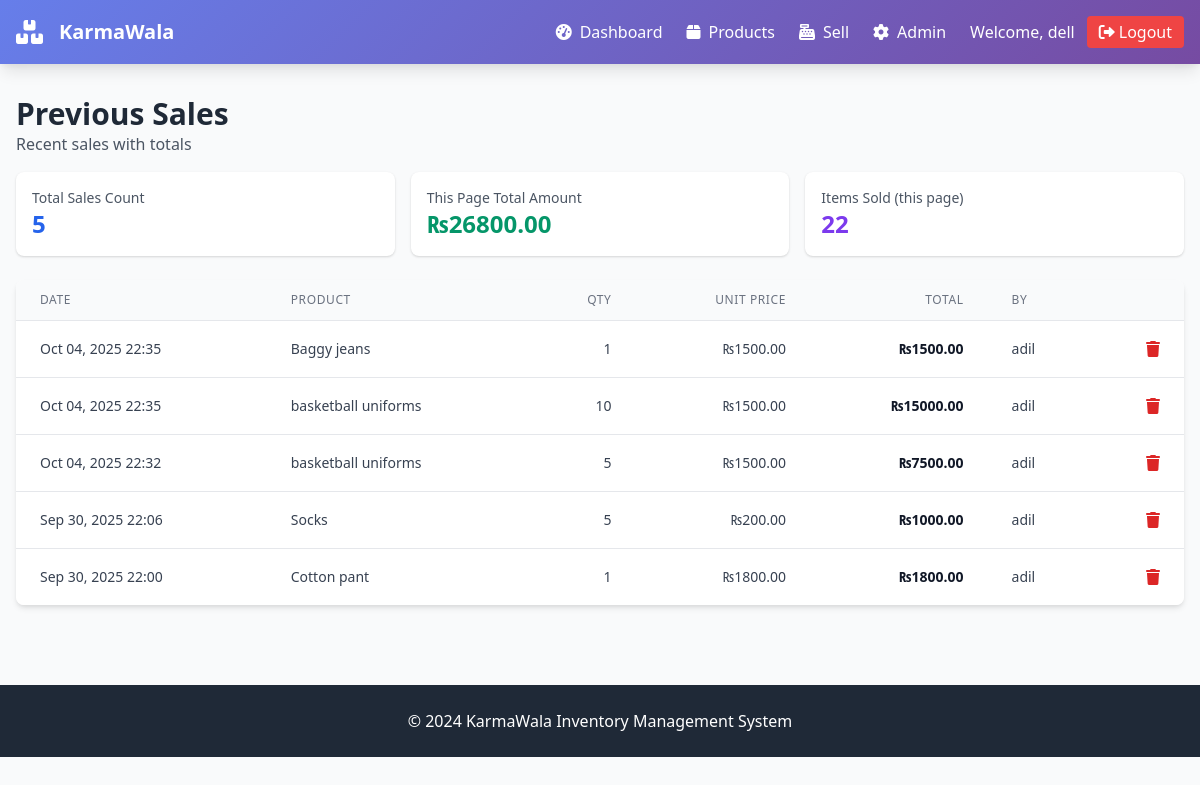
/products/sales/ (signed in), run on the app's committed database.
### inventory/models.py (models this page shows, shortened)
class Sale(models.Model):
    product = models.ForeignKey(Product, on_delete=models.PROTECT, related_name='sales')
    quantity = models.PositiveIntegerField()
    unit_price = models.DecimalField(max_digits=10, decimal_places=2)
    total_amount = models.DecimalField(max_digits=12, decimal_places=2)
    created_at = models.DateTimeField(default=timezone.now)
    created_by = models.ForeignKey(User, on_delete=models.SET_NULL, null=True, blank=True)
    class Meta:
        ordering = ['-created_at']

class Product(models.Model):
    SIZES = [
        ('XS', 'XS'), ('S', 'S'), ('M', 'M'), ('L', 'L'), ('XL', 'XL'), ('XXL', 'XXL'),
        ('EU40', 'EU 40'), ('EU41', 'EU 41'), ('EU42', 'EU 42'), ('EU43', 'EU 43'), ('EU44', 'EU 44'),
    ]
    name = models.CharField(max_length=200)
    sku = models.CharField(max_length=50, unique=True)
    category = models.ForeignKey(Category, on_delete=models.PROTECT, related_name='products')
    size = models.CharField(max_length=10, blank=True)
    color = models.CharField(max_length=50, blank=True)
    price = models.DecimalField(max_digits=10, decimal_places=2)
    cost = models.DecimalField(max_digits=10, decimal_places=2, default=0)
    stock = models.PositiveIntegerField(default=0)
    reorder_threshold = models.PositiveIntegerField(default=0, help_text='Alert when stock ≤ this value')
    is_active = models.BooleanField(default=True)
    created_at = models.DateTimeField(default=timezone.now)
    updated_at = models.DateTimeField(auto_now=True)
    class Meta:
        indexes = [
            models.Index(fields=['sku']),
            models.Index(fields=['name']),
        ]
        ordering = ['name']
        unique_together = [('name', 'sku')]

### inventory/views.py (the view)
# urls.py: path('sales/', views.SalesListView.as_view(), name='sales-list'),
class SalesListView(LoginRequiredMixin, ListView):
    model = Sale
    template_name = 'sales_list.html'
    context_object_name = 'sales'
    paginate_by = 20
    def get_queryset(self):
        qs = Sale.objects.select_related('product').order_by('-created_at')
        return qs
    def get_context_data(self, **kwargs):
        context = super().get_context_data(**kwargs)
        page_sales = list(context['sales'])
        page_total_amount = sum((s.total_amount for s in page_sales), Decimal('0.00'))
        page_items_sold = sum((s.quantity for s in page_sales), 0)
        context['page_total_amount'] = page_total_amount
        context['page_items_sold'] = page_items_sold
        return context

### templates/sales_list.html (shortened to what this page needs)
{% extends 'base.html' %}
{% block content %}
<div class="mb-6">
    <h2 class="text-3xl font-bold text-gray-800">Previous Sales</h2>
    <p class="text-gray-600">Recent sales with totals</p>
    <div class="mt-4 grid grid-cols-1 md:grid-cols-3 gap-4">
        <div class="bg-white rounded-lg shadow p-4">
            <p class="text-sm text-gray-600">Total Sales Count</p>
            <p class="text-2xl font-bold text-blue-600">{{ page_obj.paginator.count }}</p>
        </div>
        <div class="bg-white rounded-lg shadow p-4">
            <p class="text-sm text-gray-600">This Page Total Amount</p>
            <p class="text-2xl font-bold text-green-600">₨{{ page_total_amount|floatformat:2 }}</p>
        </div>
        <div class="bg-white rounded-lg shadow p-4">
            <p class="text-sm text-gray-600">Items Sold (this page)</p>
            <p class="text-2xl font-bold text-purple-600">{{ page_items_sold }}</p>
        </div>
    </div>
</div>
<div class="bg-white rounded-lg shadow-md overflow-hidden">
    <table class="min-w-full divide-y divide-gray-200">
        <thead class="bg-gray-50">
            <tr>
                <th class="px-6 py-3 text-left text-xs font-medium text-gray-500 uppercase tracking-wider">Date</th>
                <th class="px-6 py-3 text-left text-xs font-medium text-gray-500 uppercase tracking-wider">Product</th>
                <th class="px-6 py-3 text-right text-xs font-medium text-gray-500 uppercase tracking-wider">Qty</th>
                <th class="px-6 py-3 text-right text-xs font-medium text-gray-500 uppercase tracking-wider">Unit Price</th>
                <th class="px-6 py-3 text-right text-xs font-medium text-gray-500 uppercase tracking-wider">Total</th>
                <th class="px-6 py-3 text-left text-xs font-medium text-gray-500 uppercase tracking-wider">By</th>
                <th class="px-6 py-3"></th>
            </tr>
        </thead>
        <tbody class="bg-white divide-y divide-gray-200">
            {% for s in sales %}
            <tr class="hover:bg-gray-50">
                <td class="px-6 py-4 whitespace-nowrap text-sm text-gray-700">{{ s.created_at|date:"M d, Y H:i" }}</td>
                <td class="px-6 py-4 whitespace-nowrap text-sm text-gray-700">{{ s.product.name }}</td>
                <td class="px-6 py-4 whitespace-nowrap text-sm text-gray-700 text-right">{{ s.quantity }}</td>
                <td class="px-6 py-4 whitespace-nowrap text-sm text-gray-700 text-right">₨{{ s.unit_price|floatformat:2 }}</td>
                <td class="px-6 py-4 whitespace-nowrap text-sm text-gray-900 font-semibold text-right">₨{{ s.total_amount|floatformat:2 }}</td>
                <td class="px-6 py-4 whitespace-nowrap text-sm text-gray-700">{{ s.created_by|default:"-" }}</td>
                <td class="px-6 py-4 whitespace-nowrap text-right">
                    <a href="{% url 'sale-delete' s.pk %}"
                       class="text-red-600 hover:text-red-800"
                       title="Delete"
                    >
                        <i class="fas fa-trash"></i>
                    </a>
                </td>
            </tr>
            {% empty %}
            <tr>
                <td colspan="6" class="px-6 py-8 text-center text-gray-500">No sales recorded yet.</td>
            </tr>
            {% endfor %}
        </tbody>
    </table>
</div>
{% endblock %}

### templates/base.html (shortened to what this page needs)
<!DOCTYPE html>
<html lang="en">
<head>
    <link href="https://cdn.jsdelivr.net/npm/tailwindcss@2.2.19/dist/tailwind.min.css" rel="stylesheet">
    <link href="https://cdnjs.cloudflare.com/ajax/libs/font-awesome/6.0.0/css/all.min.css" rel="stylesheet">
</head>
<body class="bg-gray-50">
    <nav class="gradient-bg shadow-lg">
        <div class="max-w-7xl mx-auto px-4">
            <div class="flex justify-between items-center py-4">
                <div class="flex items-center space-x-4">
                    <i class="fas fa-boxes text-white text-2xl"></i>
                    <h1 class="text-white text-xl font-bold">KarmaWala</h1>
                </div>
                {% if user.is_authenticated %}
                <div class="flex items-center space-x-6">
                    <a href="{% url 'dashboard' %}" class="text-white hover:text-gray-200 transition-colors">
                        <i class="fas fa-tachometer-alt mr-2"></i>Dashboard
                    </a>
                    <a href="{% url 'product-list' %}" class="text-white hover:text-gray-200 transition-colors">
                        <i class="fas fa-box mr-2"></i>Products
                    </a>
                    <a href="{% url 'sell' %}" class="text-white hover:text-gray-200 transition-colors">
                        <i class="fas fa-cash-register mr-2"></i>Sell
                    </a>
                    <a href="/admin/" class="text-white hover:text-gray-200 transition-colors">
                        <i class="fas fa-cog mr-2"></i>Admin
                    </a>
                    <div class="flex items-center space-x-3">
                        <span class="text-white">Welcome, {{ user.username }}</span>
                        <a href="{% url 'logout' %}" class="bg-red-500 hover:bg-red-600 text-white px-3 py-1 rounded transition-colors">
                            <i class="fas fa-sign-out-alt mr-1"></i>Logout
                        </a>
                    </div>
                </div>
                {% endif %}
            </div>
        </div>
    </nav>
    <main class="max-w-7xl mx-auto px-4 py-8">
        {% block content %}
        {% endblock %}
    </main>
    <footer class="bg-gray-800 text-white py-6 mt-12">
        <div class="max-w-7xl mx-auto px-4 text-center">
            <p>&copy; 2024 KarmaWala Inventory Management System</p>
        </div>
    </footer>
</body>
</html>

### templates/base.html (style rules this page uses)
.gradient-bg { background: linear-gradient(135deg, #667eea 0%, #764ba2 100%); }

### data on the page
Sale: created_at "Oct 04, 2025 22:35", product.name "Baggy jeans", quantity "1", unit_price "1500.00", total_amount "1500.00", created_by "adil"
Sale: created_at "Oct 04, 2025 22:35", product.name "basketball uniforms", quantity "10", unit_price "1500.00", total_amount "15000.00", created_by "adil"
Sale: created_at "Oct 04, 2025 22:32", product.name "basketball uniforms", quantity "5", unit_price "1500.00", total_amount "7500.00", created_by "adil"
Sale: created_at "Sep 30, 2025 22:06", product.name "Socks", quantity "5", unit_price "200.00", total_amount "1000.00", created_by "adil"
Sale: created_at "Sep 30, 2025 22:00", product.name "Cotton pant", quantity "1", unit_price "1800.00", total_amount "1800.00", created_by "adil"

### other printed values
{{ user.username }} "dell"
{{ page_obj.paginator.count }} "5"
{{ page_total_amount|floatformat:2 }} "26800.00"
{{ page_items_sold }} "22"
